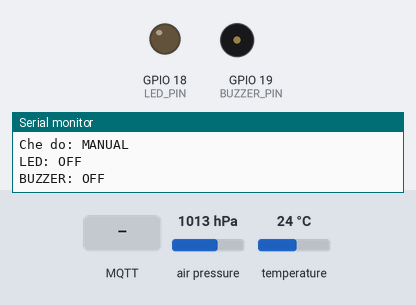
This sketch was run on a simulated ESP32. On the bench: output pins drawn as LEDs (lit = HIGH), buzzer (waves = sounding, pin HIGH), the last lines printed to the serial monitor. The inputs (shaded band) are chosen by the test bench; at power-on: air pressure 1013 hPa, temperature 24 °C. WiFi joins after 1.5 s; servers stay silent unless stated; no MQTT or app messages arrive unless stated.

Above: at 1.2 s.
1.3 s: air pressure set to 952 hPa
At 2.8 s:
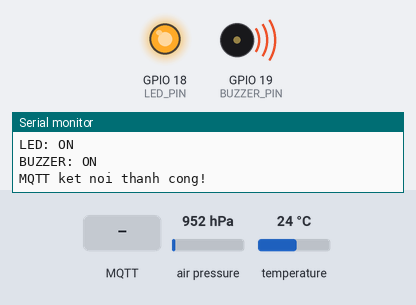
4.5 s: MQTT message "ON" arrives on the first subscribed topic
At 5.1 s:
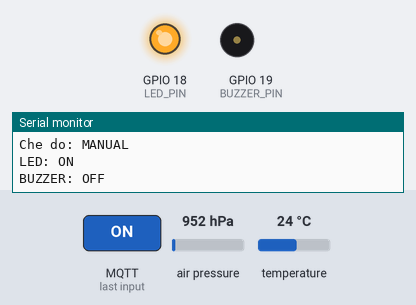
6.0 s: temperature set to 34.4 °C
7.5 s: temperature set to 35.5 °C
At 8.9 s:
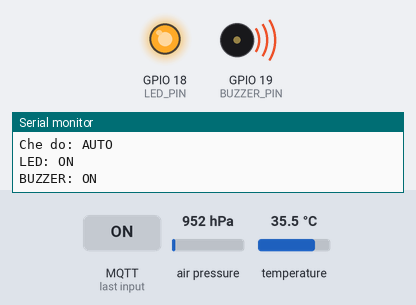
10.5 s: temperature set to 12 °C
At 12.2 s:
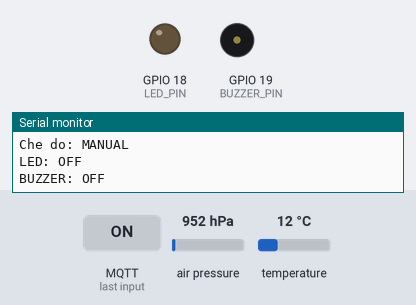
12.6 s: MQTT message "ON" arrives on the second subscribed topic
At 13.8 s:
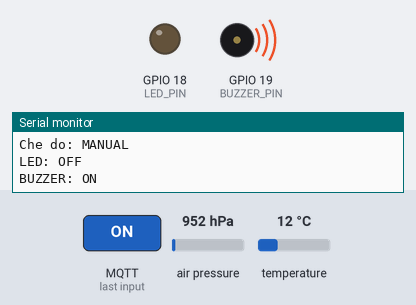
Timing chart, 0 to 15.1 s (numbered marks = the images above; inputs shaded):
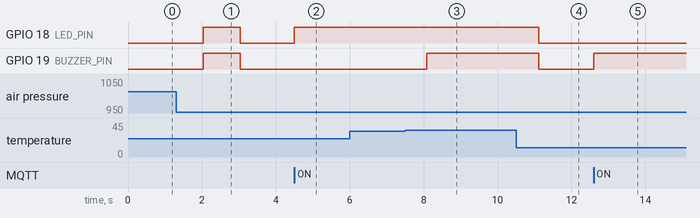

The sketch:

lab3.ino
```cpp
#include <Arduino.h>
#include <Wire.h>
#include <WiFi.h>
#include <PubSubClient.h>
#include <Adafruit_BMP085.h>
#include <math.h>

// =================================================
// 1. KHAI BAO CHAN
// =================================================

#define SDA_PIN 21
#define SCL_PIN 22

#define LED_PIN 18
#define BUZZER_PIN 19

// =================================================
// 2. CAU HINH WIFI
// =================================================

const char* ssid = "Wokwi-GUEST";
const char* password = "";

// =================================================
// 3. CAU HINH MQTT
// =================================================

const char* mqtt_server = "broker.hivemq.com";
const int mqtt_port = 1883;

// Topic du lieu cam bien
const char* topic_data = "runner/data";

// Topic dieu khien
const char* topic_led = "runner/control/led";
const char* topic_buzzer = "runner/control/buzzer";

// Topic trang thai
const char* topicLedStatus = "runner/status/led";
const char* topicBuzzerStatus = "runner/status/buzzer";
const char* topicLedMode = "runner/status/led_mode";

// =================================================
// 4. KHOI TAO DOI TUONG
// =================================================

WiFiClient espClient;
PubSubClient mqtt(espClient);
Adafruit_BMP085 bmp;

// =================================================
// 5. CAU TRUC DU LIEU
// =================================================

struct SensorData {
  float temperature;
  float pressure;
  float altitude;
};

struct AlertData {
  float temperature;
  float altitude;
};

// =================================================
// 6. KHAI BAO QUEUE
// =================================================

QueueHandle_t dataQueue;
QueueHandle_t dataAlert;

// =================================================
// 7. CAC BIEN TRANG THAI
// =================================================

volatile bool manualLed = false;
volatile bool manualBuzzer = false;

volatile bool autoAlert = false;

volatile bool actualLedState = false;
volatile bool actualBuzzerState = false;

portMUX_TYPE stateMux = portMUX_INITIALIZER_UNLOCKED;

// =================================================
// 8. NGUONG CANH BAO
// =================================================

const float TEMP_MIN = 10.0;
const float TEMP_MAX = 35.0;

const float ALTITUDE_LIMIT = 5.0;

// =================================================
// 9. HAM CAP NHAT LED VA BUZZER
// =================================================

void updateOutputs() {

  portENTER_CRITICAL(&stateMux);

  actualLedState = manualLed || autoAlert;
  actualBuzzerState = manualBuzzer || autoAlert;

  digitalWrite(LED_PIN, actualLedState ? HIGH : LOW);
  digitalWrite(BUZZER_PIN, actualBuzzerState ? HIGH : LOW);

  portEXIT_CRITICAL(&stateMux);
}

// =================================================
// 10. HAM MQTT CALLBACK
// =================================================

void mqttCallback(char* topic, byte* payload, unsigned int length) {

  String message = "";

  for (unsigned int i = 0; i < length; i++) {
    message += (char)payload[i];
  }

  message.trim();

  bool validCommand = false;

  portENTER_CRITICAL(&stateMux);

  // Chi cho phep dieu khien khi o MANUAL
  if (!autoAlert) {

    if (strcmp(topic, topic_led) == 0) {

      if (message == "ON") {
        manualLed = true;
        validCommand = true;
      }
      else if (message == "OFF") {
        manualLed = false;
        validCommand = true;
      }
    }

    else if (strcmp(topic, topic_buzzer) == 0) {

      if (message == "ON") {
        manualBuzzer = true;
        validCommand = true;
      }
      else if (message == "OFF") {
        manualBuzzer = false;
        validCommand = true;
      }
    }
  }

  actualLedState = manualLed || autoAlert;
  actualBuzzerState = manualBuzzer || autoAlert;

  bool ledStatus = actualLedState;
  bool buzzerStatus = actualBuzzerState;

  digitalWrite(LED_PIN, ledStatus ? HIGH : LOW);
  digitalWrite(BUZZER_PIN, buzzerStatus ? HIGH : LOW);

  portEXIT_CRITICAL(&stateMux);

  // Gui phan hoi trang thai ngay ve Web
  if (validCommand) {
    mqtt.publish(topicLedStatus, ledStatus ? "ON" : "OFF", true);
    mqtt.publish(topicBuzzerStatus, buzzerStatus ? "ON" : "OFF", true);
  }

  Serial.print("MQTT command: ");
  Serial.print(topic);
  Serial.print(" = ");
  Serial.println(message);
}

// =================================================
// 11. TASK DOC DU LIEU CAM BIEN - CORE 1
// =================================================

void TaskReadData(void *pvParameters) {

  SensorData sensor;
  AlertData alert;

  while (true) {

    // Doc du lieu BMP180
    sensor.temperature = bmp.readTemperature();
    sensor.pressure = bmp.readPressure() / 100.0;
    sensor.altitude = bmp.readAltitude(101325);

    if (isfinite(sensor.temperature) &&
        isfinite(sensor.pressure) &&
        isfinite(sensor.altitude) &&
        sensor.pressure > 0) {

      // Hien thi du lieu qua Serial
      Serial.println("\n========== DU LIEU RUNNER ==========");

      Serial.print("Nhiet do: ");
      Serial.print(sensor.temperature);
      Serial.println(" *C");

      Serial.print("Ap suat: ");
      Serial.print(sensor.pressure);
      Serial.println(" hPa");

      Serial.print("Do cao: ");
      Serial.print(sensor.altitude);
      Serial.println(" m");

      // Gui du lieu day du vao dataQueue
      xQueueOverwrite(dataQueue, &sensor);

      // Gui du lieu canh bao vao dataAlert
      alert.temperature = sensor.temperature;
      alert.altitude = sensor.altitude;

      xQueueOverwrite(dataAlert, &alert);

    } else {

      Serial.println("Loi doc cam bien BMP180!");
    }

    vTaskDelay(pdMS_TO_TICKS(1000));
  }
}

// =================================================
// 12. TASK CANH BAO - CORE 1
// =================================================

void TaskAlert(void *pvParameters) {

  AlertData alert;

  float previousAltitude = 0;
  bool firstSample = true;

  while (true) {

    if (xQueueReceive(dataAlert, &alert, portMAX_DELAY) == pdTRUE) {

      // Kiem tra nhiet do
      bool temperatureWarning =
        (alert.temperature < TEMP_MIN ||
         alert.temperature > TEMP_MAX);

      // Kiem tra thay doi do cao
      bool altitudeWarning = false;

      if (!firstSample) {

        float altitudeDifference =
          fabs(alert.altitude - previousAltitude);

        if (altitudeDifference > ALTITUDE_LIMIT) {
          altitudeWarning = true;
        }
      }

      previousAltitude = alert.altitude;
      firstSample = false;

      portENTER_CRITICAL(&stateMux);

      bool previousAuto = autoAlert;

      autoAlert = temperatureWarning || altitudeWarning;

    // Khi chuyển từ AUTO sang MANUAL:
    // Buộc LED tắt và xóa trạng thái LED thủ công cũ.
      if (previousAuto && !autoAlert) {
           manualLed = false;
      }

      portEXIT_CRITICAL(&stateMux);

      updateOutputs();

      Serial.println("========== CANH BAO ==========");

      Serial.print("Nhiet do: ");
      Serial.println(temperatureWarning ? "BAT THUONG" : "BINH THUONG");

      Serial.print("Do cao: ");
      Serial.println(altitudeWarning ? "THAY DOI DOT NGOT" : "BINH THUONG");

      Serial.print("Che do: ");
      Serial.println(autoAlert ? "AUTO" : "MANUAL");

      Serial.print("LED: ");
      Serial.println(actualLedState ? "ON" : "OFF");

      Serial.print("BUZZER: ");
      Serial.println(actualBuzzerState ? "ON" : "OFF");
    }
  }
}

// =================================================
// 13. KET NOI WIFI
// =================================================

void connectWiFi() {

  if (WiFi.status() == WL_CONNECTED) {
    return;
  }

  WiFi.mode(WIFI_STA);
  WiFi.begin(ssid, password);

  Serial.print("Dang ket noi WiFi");

  while (WiFi.status() != WL_CONNECTED) {

    Serial.print(".");
    vTaskDelay(pdMS_TO_TICKS(500));
  }

  Serial.println("\nWiFi ket noi thanh cong!");

  Serial.print("Dia chi IP: ");
  Serial.println(WiFi.localIP());
}

// =================================================
// 14. KET NOI MQTT
// =================================================


void reconnectMQTT() {

  static unsigned long lastAttempt = 0;

  if (mqtt.connected()) {
    return;
  }

  // Moi 2 giay moi thu ket noi lai mot lan
  if (millis() - lastAttempt < 2000) {
    return;
  }

  lastAttempt = millis();

  Serial.print("Dang ket noi MQTT...");

  String clientId = "ESP32-Runner-";
  clientId += String((uint32_t)ESP.getEfuseMac(), HEX);

  if (mqtt.connect(clientId.c_str())) {

    Serial.println("MQTT ket noi thanh cong!");

    mqtt.subscribe(topic_led);
    mqtt.subscribe(topic_buzzer);

    publishStatus();

  } else {

    Serial.print("Loi MQTT: ");
    Serial.println(mqtt.state());
  }
}

// =================================================
// 15. GUI TRANG THAI LED, BUZZER VA CHE DO
// =================================================

void publishStatus() {

  bool ledState;
  bool buzzerState;
  bool modeState;

  portENTER_CRITICAL(&stateMux);

  ledState = actualLedState;
  buzzerState = actualBuzzerState;
  modeState = autoAlert;

  portEXIT_CRITICAL(&stateMux);

  mqtt.publish(topicLedStatus, ledState ? "ON" : "OFF", true);

  mqtt.publish(topicBuzzerStatus,
               buzzerState ? "ON" : "OFF", true);

  mqtt.publish(topicLedMode,
               modeState ? "AUTO" : "MANUAL", true);
}

// =================================================
// 16. TASK TRUYEN DU LIEU - CORE 0
// =================================================

void TaskTransmitData(void *pvParameters) {

  SensorData sensor;

  unsigned long lastStatusTime = 0;
  unsigned long lastSensorTime = 0;

  mqtt.setServer(mqtt_server, mqtt_port);
  mqtt.setCallback(mqttCallback);

  while (true) {

    // 1. Kiem tra WiFi
    if (WiFi.status() != WL_CONNECTED) {
      connectWiFi();
      vTaskDelay(pdMS_TO_TICKS(100));
      continue;
    }

    // 2. Kiem tra MQTT
   if (!mqtt.connected()) {
      reconnectMQTT();
      vTaskDelay(pdMS_TO_TICKS(5));
      continue;
    }

    // 3. Xu ly MQTT lien tuc
    mqtt.loop();

    // 4. Gui du lieu cam bien
    if (xQueueReceive(dataQueue, &sensor, 0) == pdTRUE) {

      char payload[160];

      snprintf(payload, sizeof(payload),
        "{\"temperature\":%.2f,"
        "\"pressure\":%.2f,"
        "\"altitude\":%.2f}",
        sensor.temperature,
        sensor.pressure,
        sensor.altitude
      );

      mqtt.publish(topic_data, payload);
    }

    // 5. Dong bo trang thai LED va BUZZER
    if (millis() - lastStatusTime >= 200) {

      publishStatus();

      lastStatusTime = millis();
    }

    // 6. Nghi ngan de nhuong CPU
    vTaskDelay(pdMS_TO_TICKS(5));
  }
}

// =================================================
// 17. SETUP
// =================================================

void setup() {

  Serial.begin(115200);

  // Khoi tao chan
  pinMode(LED_PIN, OUTPUT);
  pinMode(BUZZER_PIN, OUTPUT);

  digitalWrite(LED_PIN, LOW);
  digitalWrite(BUZZER_PIN, LOW);

  // Khoi tao I2C
  Wire.begin(SDA_PIN, SCL_PIN);

  // Khoi tao BMP180
  if (!bmp.begin()) {

    Serial.println("Khong tim thay cam bien BMP180!");

    while (true) {
      vTaskDelay(pdMS_TO_TICKS(1000));
    }
  }

  Serial.println("BMP180 khoi tao thanh cong!");

  // Tao dataQueue
  dataQueue = xQueueCreate(1, sizeof(SensorData));

  // Tao dataAlert
  dataAlert = xQueueCreate(1, sizeof(AlertData));

  if (dataQueue == NULL || dataAlert == NULL) {

    Serial.println("Loi khoi tao Queue!");

    while (true) {
      vTaskDelay(pdMS_TO_TICKS(1000));
    }
  }

  // Task doc du lieu - Core 1
  xTaskCreatePinnedToCore(
    TaskReadData,
    "TaskReadData",
    4096,
    NULL,
    2,
    NULL,
    1
  );

  // Task canh bao - Core 1
  xTaskCreatePinnedToCore(
    TaskAlert,
    "TaskAlert",
    4096,
    NULL,
    2,
    NULL,
    1
  );

  // Task truyen du lieu - Core 0
  xTaskCreatePinnedToCore(
    TaskTransmitData,
    "TaskTransmitData",
    6144,
    NULL,
    1,
    NULL,
    0
  );

  Serial.println("He thong Runner da khoi dong!");
}

// =================================================
// 18. LOOP
// =================================================

void loop() {

  vTaskDelay(pdMS_TO_TICKS(1000));
}
```

Measured:
- the behaviour switches between 35 and 35.1 °C on temperature (found by bisection; images 2 and 3)
- after the input at 1.3 s, GPIO 18 (LED_PIN), GPIO 19 (BUZZER_PIN): LOW → HIGH after 0.73 s, → LOW 1.0 s later
- after the input at 4.5 s, GPIO 18 (LED_PIN): LOW → HIGH at once
- after the input at 7.5 s, GPIO 19 (BUZZER_PIN): LOW → HIGH after 0.59 s
- after the input at 10.5 s, GPIO 18 (LED_PIN), GPIO 19 (BUZZER_PIN): HIGH → LOW after 0.62 s
- after the input at 12.6 s, GPIO 19 (BUZZER_PIN): LOW → HIGH at once
